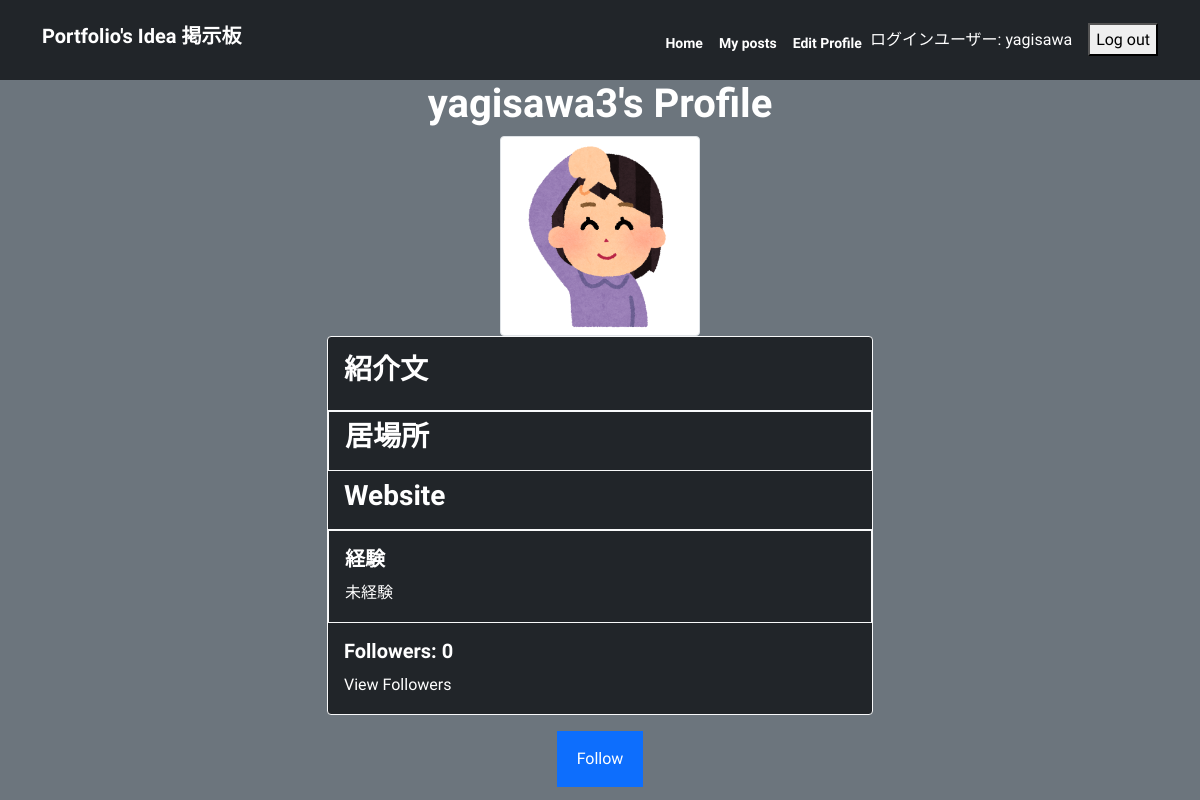
The app's page /profile/yagisawa3/ (signed in) with its own data.
### myapp/models.py (models this page shows, shortened)
class Profile(models.Model):
    EXPERIENCE_CHOICES = [
        ('未経験', '未経験'),
        ('経験者', '経験者'),
    ]
    user = models.OneToOneField(User, on_delete=models.CASCADE)
    bio = models.TextField(max_length=500, blank=True)
    website = models.URLField(max_length=200, blank=True)
    location = models.CharField(max_length=100, blank=True)
    avatar = models.ImageField(upload_to='avatars/', blank=True, null=True)
    followers = models.ManyToManyField(User, related_name='following', blank=True)
    followers_count = models.PositiveIntegerField(default=0)
    experience = models.CharField(max_length=10, choices=EXPERIENCE_CHOICES, default='未経験')

### myapp/views.py (the view)
# urls.py: path('profile/<str:username>/', profile, name='profile'),
@login_required
def profile(request, username):
    profile_user = get_object_or_404(User, username=username)
    try:
        profile = Profile.objects.get(user=profile_user)
    except Profile.DoesNotExist:
        profile = None
    if request.method == 'POST':
        if profile_user == request.user:
            form = ProfileForm(request.POST, request.FILES, instance=profile)
            if form.is_valid():
                form.save()
                return redirect('profile', username=username)
            else:
                error_message = "There was an error in the form."
        else:
            error_message = "You are not allowed to edit this profile."
    else:
        form = ProfileForm(instance=profile)
        error_message = None
    if profile is None:
        profile = Profile(user=profile_user)
        profile.save()
    is_following = False
    followers_count = 0
    if request.user.is_authenticated:
        connection, created = Connection.objects.get_or_create(user=request.user)
        is_following = connection.following.filter(id=profile_user.id).exists()
        followers_count = Connection.objects.filter(following=profile_user).count()
    followers = profile.followers.all
    context = {
        'form': form,
        'profile': profile,
        'error_message': error_message,
        'is_following': is_following,
        'followers_count': followers_count,
    }
    return render(request, 'myapp/profile.html', context)

### myapp/templates/myapp/profile.html (shortened to what this page needs)
{% extends 'base.html' %}
{% load static %}
{% block content %}
<div class="container justify-content-center">
  <div class="row justify-content-center">
    <div class="col-md-6">
      <h1 class="text-center">{{ profile.user.username }}'s Profile</h1>
      {% if profile.avatar %}
      <img src="{{ profile.avatar.url }}" alt="{{ profile.user.username }}" class="img-thumbnail" style="display: block; margin: 0 auto; max-width: 100%; height: auto; width: 200px; height: 200px;">
    {% else %}
      <img src="{% static 'images/new_default_avatar.png' %}" alt="{{ profile.user.username }}" class="img-thumbnail mb-3" style="display: block; margin: 0 auto; max-width: 100%; height: auto; width: 200px; height: 200px;">
    {% endif %}
    <div class="card mb-3 bg-dark border border-light">
      <div class="card-body">
          <h3 class="card-title">紹介文</h3>
      </div>
      <ul class="list-group list-group-flush">
          <li class="list-group-item bg-dark border border-light">
              <h3 class="card-title">居場所</h3>
          </li>
          <li class="list-group-item bg-dark">
              <h3 class="card-title">Website</h3>
          </li>
      </ul>
      {% if profile.experience %}
      <div class="card-body border border-light">
          <h5 class="card-title">経験</h5>
          <p class="card-text text-white">{{ profile.experience }}</p>
      </div>
      {% endif %}
      <div class="card-body">
          <h5 class="card-title">Followers: {{ followers_count }}</h5>
          <a href="{% url 'followers' username=profile.user.username %}" class="card-link">View Followers</a>
      </div>
  </div>
      {% if request.user.is_authenticated %}
        {% if request.user == profile.user %}
          <h2 class="text-center">プロフィール編集</h2>
          <form method="POST" enctype="multipart/form-data" class="text-center bg-dark">
            {% csrf_token %}
            {{ form.as_p }}
            <button type="submit" class="btn btn-primary">保存</button>
          </form>
        {% else %}
          {% if is_following %}
            <form action="{% url 'unfollow' username=profile.user.username %}" method="POST" class="text-center">
              {% csrf_token %}
              <button type="submit" class="btn btn-danger">Unfollow</button>
            </form>
          {% else %}
            <form action="{% url 'follow' username=profile.user.username %}" method="POST" class="text-center">
              <button type="submit" class="btn btn-primary">Follow</button>
            </form>
          {% endif %}
        {% endif %}
      {% else %}
        <p class="text-center">このユーザーをフォローするにはログインする必要があります</p>
      {% endif %}
    </div>
  </div>
</div>
{% endblock %}

### myapp/templates/base.html (shortened to what this page needs)
{% load static %}
<!DOCTYPE html>
<html>
  <head>
    <link href="https://cdn.jsdelivr.net/npm/bootstrap@5.0.2/dist/css/bootstrap.min.css" rel="stylesheet">
    <link rel="stylesheet" href="{% static 'myapp/style.css' %}">
  </head>
  <body class="bg-secondary">
      <nav class="navbar navbar-expand-lg navbar-dark bg-dark py-3">
        <div class="container">
          <h1 class="navbar-brand">Portfolio's Idea 掲示板</h1>
          <div class="collapse navbar-collapse" id="navbarNav">
            <ul class="navbar-nav ms-auto align-items-center">
              <li class="nav-item">
                <a class="nav-link active" aria-current="page" href="{% url 'post_list' %}">Home</a>
              </li>
              {% if user.is_authenticated %}
              <li class="nav-item">
                <a class="nav-link" href="{% url 'my_posts' %}">My posts</a>
              </li>
              <li class="nav-item">
                <a class="nav-link" href="{% url 'profile' user.username %}">Edit Profile</a>
              </li>
              <li class="nav-item align-items-center">
                <p class="text-white m-0">ログインユーザー: {{ user.username }}</p>
              </li>
              <li class="nav-item ms-3">
                <form method="post" action="{% url 'logout' %}">
                    <button type="submit">Log out</button>
                </form>
              </li>
              {% else %}
                <li class="auth-links">
                  <a href="{% url 'login' %}">Log in</a>
                  <a href="{% url 'signup' %}">Sign up</a>
                </li>
              {% endif %}
            </ul>
          </div>
        </div>
      </nav>
    <div id="content">
      {% block content %}
      {% endblock %}
    </div>
  </body>
</html>

### myapp/static/myapp/style.css (style rules this page uses)
:root { --primary: #0d6efd; --white: #ffffff; --body: #888; }
body { font-family: 'Sora', sans-serif; line-height: 1.7; color: var(--body); }
h1, h2, h3, h4, h5, h6 { color: var(--white); font-weight: 700; }
a { color: var(--white); text-decoration: none; }
.navbar .nav-link { color: #fff !important; font-size: 14px; font-weight: 700; padding-top: 16px; }
.btn { padding: 14px 18px; border-width: 2px; border-radius: 0; }
.card { margin-bottom: 20px; }

### records on screen
Profile: user.username "yagisawa3", avatar (picture), experience "未経験"

### other values on screen
{{ user.username }} "yagisawa"
{{ followers_count }} "0"
